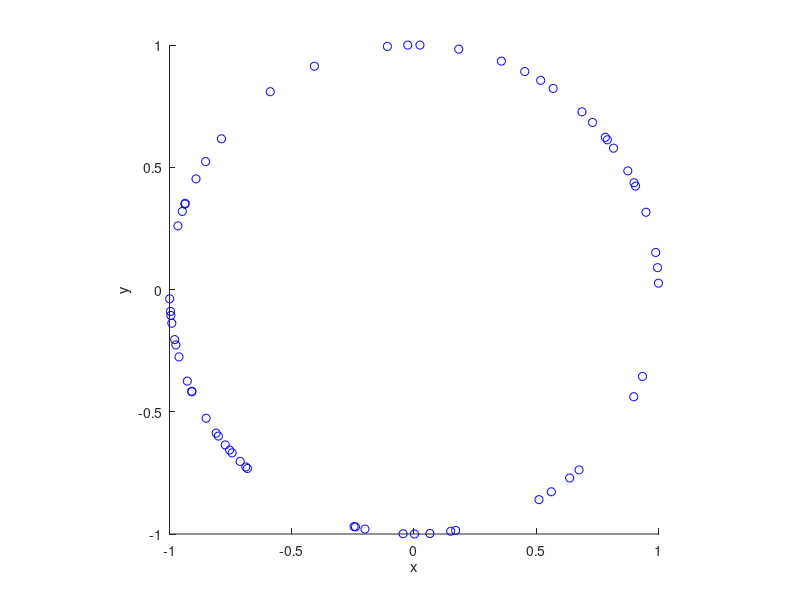

Source code (MATLAB):
% Simulates a homogeneous Poisson point process on a circle.
% This code positions the points uniformly around a circle, which can be
% achieved by either using polar coordinates or normal random variables.
% Author: H. Paul Keeler, 2020.
% Website: hpaulkeeler.com
% Repository: github.com/hpaulkeeler/posts
% For more details, see the post:
% hpaulkeeler.com/simulating-a-poisson-point-process-on-a-circle/

r=1; %radius of circle

%centre of circle
xx0=0;
yy0=0;

%Point process parameters
lambda=10; %intensity (ie mean density) of the Poisson process

lengthTotal=2*pi*r; %circumference of circle

%Simulate Poisson point process
numbPoints=poissrnd(lengthTotal*lambda);%Poisson number of points

%%METHOD 1 for positioning points: Use polar coodinates
%theta=2*pi*(rand(numbPoints,1)); %angular coordinates
%rho=r; %radial coordinates

%%Convert from polar to Cartesian coordinates
%[xx,yy]=pol2cart(theta,rho); %x/y coordinates of Poisson points

%METHOD 2 for positioning points: Use normal random variables
xxRand=normrnd(0,1,numbPoints,2); %generate two sets of normal variables
normRand=vecnorm(xxRand,2,2); %Euclidean norms (across each row)
xxRandBall=xxRand./normRand; %rescale by Euclidean norms
xxRandBall=r*xxRandBall; %rescale for non-unit sphere
%retrieve x and y coordinates
xx=xxRandBall(:,1);
yy=xxRandBall(:,2);

%Shift centre of circle to (xx0,yy0)
xx=xx+xx0;
yy=yy+yy0;

%Plotting
scatter(xx,yy,'b');
xlabel('x');ylabel('y');
axis square;